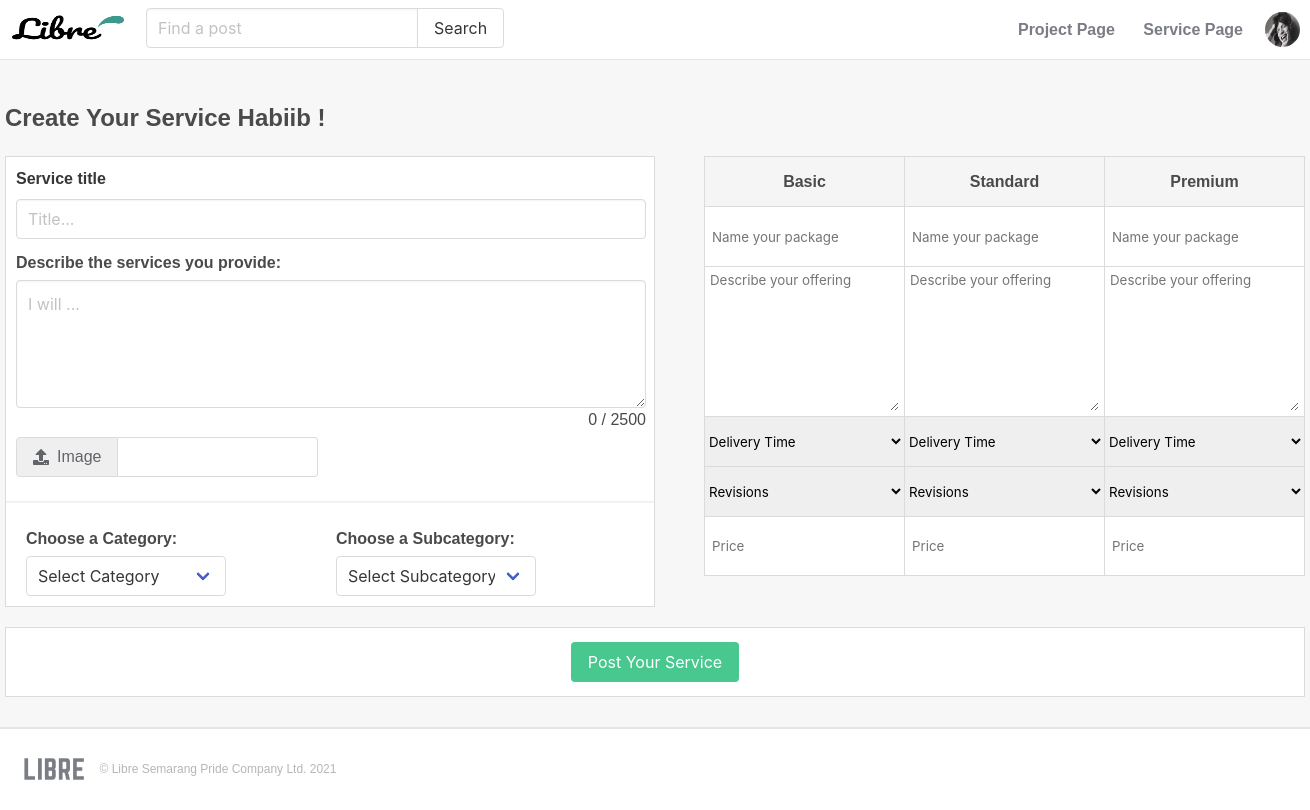
The app's page /service/create-service/ (signed in) with its own data.
### account/models.py (models this page shows, shortened)
class Account (AbstractBaseUser):
	email					= models.EmailField(verbose_name='email', unique= True)
	username				= models.CharField(max_length=30, unique=True)
	date_joined				= models.DateTimeField(verbose_name='date joined', auto_now_add=True)
	last_login				= models.DateTimeField(verbose_name='last login', auto_now=True)
	is_admin				= models.BooleanField(default=False)
	is_active				= models.BooleanField(default=True)
	is_staff				= models.BooleanField(default=False)
	is_superuser			= models.BooleanField(default=False)
	image					= models.ImageField(upload_to=upload_location, null=True, blank=True)
	first_name				= models.CharField(max_length=50, null=True, blank=True)
	last_name				= models.CharField(max_length=50, null=True, blank=True)
	origin					= models.CharField(max_length=50, null=True, blank=True)
	status					= models.CharField(max_length=50, null=True, blank=True)
	description				= models.TextField(max_length=2000, null=True, blank=True)
	slug 					= models.SlugField()
	USERNAME_FIELD = 'email'
	REQUIRED_FIELDS = ['username']
	objects = MyAccountManager()

### service/views.py (the view)
# urls.py: path('create-service/', create_service_view, name="create-service"),
@login_required
def create_service_view(request):
	context = {}
	user = request.user
	form = CreateServicePostForm(request.POST or None, request.FILES or None)
	basicform = BasicPacketForm(request.POST or None)
	standardform = StandardPacketForm(request.POST or None)
	premiumform = PremiumPacketForm(request.POST or None)
	if form.is_valid() and basicform.is_valid() and standardform.is_valid() and premiumform.is_valid() :
		obj = form.save(commit=False)
		author = Account.objects.filter(email=request.user.email).first()
		obj.author = author
		obj.save()
		form = CreateServicePostForm()
		service_packet = ServicePost.objects.filter(id=obj.id).first()
		print(service_packet)
		basic_form = basicform.save(commit=False)
		basic_form.packet_service = service_packet
		basic_form.save()
		basicform = BasicPacketForm()
		standard_form = standardform.save(commit=False)
		standard_form.packet_service = service_packet
		standard_form.save()
		standardform = StandardPacketForm()
		premium_form = premiumform.save(commit=False)
		premium_form.packet_service = service_packet
		premium_form.save()
		premiumform = PremiumPacketForm()
		return redirect('service:sellerpage')
	else:
		print('errors')
	category = Category.objects.all()
	account = Account.objects.filter(email=request.user.email).first()
	context['account'] = account
	context['category'] = category
	return render(request, 'service/create_service.html', context)

### service/templates/service/create_service.html (shortened to what this page needs)
{% load static %}
<!DOCTYPE html>
<html>
    <head>
        <link rel="stylesheet" href="https://cdn.jsdelivr.net/npm/bulma@0.9.2/css/bulma.min.css">
        <link rel="stylesheet" href="https://pro.fontawesome.com/releases/v5.10.0/css/all.css"/>
        <link rel="stylesheet" type="text/css" href="{% static 'css/main.css' %}">
    </head>
    <body style="background-color: #f7f7f7">
    {% if request.user.is_authenticated %}
        <nav class="navbar" role="navigation" aria-label="main navigation" id="buyernavbar">
          <div class="navbar-start" id="buyernavbarstart">
            <div class="navbar-brand mb-1">
              <a class="navbar-item" href="{% url 'buyerpage' %}">
                <img src="{% static 'images/librelogo.png' %}" width="112" height="28">
              </a>
            </div>
            <div class="field has-addons" id="searchbar">
              <p class="control">
                <input class="input" type="text" placeholder="Find a post">
              </p>
              <p class="control">
                <button class="button">
                  Search
                </button>
              </p>
            </div>
          </div>
          <div class="navbar-end" id="buyernavbarend">
            <div class="header-tab">
              <a href="{% url 'buyerpage' %}" class="navbar-item">
                Project Page
              </a>
              <a href="{% url 'service:sellerpage' %}" class="navbar-item">
                Service Page
              </a>
            </div>
            <div class="dropdown is-right" id="buyerpagedropdown">
              <div class="dropdown-trigger">
                <span>
                  <figure class="image" >
                    <img style="width: 35px; height: 35px; border-radius: 50%;" src="{{account.image.url}}">
                  </figure>
                </span>
              </div>
            </div>
            </div>
        </nav>
        <div class="createpost-container">
          <p style="font-size: 1.5em; font-weight: bold;">
            Create Your Service {{account.first_name}} !
          </p>
          <form class="create-form" method="post" id="postForm" data-subcategory-url="{% url 'blog:ajax_load_subcategory' %}" enctype="multipart/form-data">{% csrf_token %}
            <div class="postservice-content" style="background-color: white;">
              <div class="post-desc">
                <div class="field">
                  <label class="label">Service title</label>
                  <div class="control">
                    <input class="input" type="text" placeholder="Title..." name="title" id="id_title" required>
                  </div>
                </div>
                <p style="margin-bottom: 5px; font-weight: bold;">
                  Describe the services you provide:
                </p>
                <textarea class="textarea" placeholder="I will ..." maxlength="2500" name="description" id="id_body"></textarea>
                <div id="the-count">
                  <span id="current">0</span>
                  <span id="maximum">/ 2500</span>
                </div>
                <div class="file has-name" style="margin-top: 5px;">
                  <label class="file-label">
                    <span class="file-cta" style="background-color: #efeff0; color: #62646a;">
                      <span class="file-icon">
                        <i class="fas fa-upload"></i>
                      </span>
                      <span class="file-label">
                        Image
                      </span>
                    </span>
                    <span class="file-name" style="width: 200px;">
                    </span>
                  </label>
                </div>
              </div>
              <hr style="border-top:1px solid #efeff0;">
              <div class="post-category">
                <div class="categories">
                  <p style="margin-bottom: 5px; font-weight: bold;">Choose a Category:</p>
                  <div class="control">
                    <div class="select">
                      <select id="id_category" style="width: 200px;" name="category">
                        <option selected disabled>Select Category</option>
                      </select>
                    </div>
                  </div>
                </div>
                <div class="subcategories">
                  <p style="margin-bottom: 5px; font-weight: bold;">Choose a Subcategory:</p>
                  <div class="control">
                    <div class="select">
                      <select id="id_subcategory" style="width: 200px;" name="subcategory">
                        <option selected disabled>Select Subcategory</option>
                      </select>
                    </div>
                  </div>
                </div>
              </div>
            </div>
            <div class="service-packet">
              <div class="basic">
                <div class="packet-title" style="display: flex; justify-content: center; align-items: center; background-color: #f5f5f5;">
                  <p style="font-weight: bold;">Basic</p>
                </div>
                <div class="packet-name" id="packet-name">
                  <input class="inputt" type="text" placeholder="Name your package" style="border: none; display: block; width: 100%; height: 100%;" maxlength="50" name="basic_name">
                </div>
                <div class="packet-desc">
                  <textarea placeholder="Describe your offering" style="border: none; text-decoration: none; display: block; height: 100%; width: 100%;" maxlength="500" name="basic_desc"></textarea>
                </div>
                <div class="packet-deliverytime">
                  <div class="selectt">
                    <select style="border: none; height: 49px; width: 100%;" name="basic_delivery">
                      <option selected disabled>Delivery Time</option>
                    </select>
                  </div>
                </div>
                <div class="packet-revision">
                  <div class="selectt">
                    <select style="border: none; height: 49px; width: 100%;" name="basic_revision">
                      <option selected disabled>Revisions</option>
                    </select>
                  </div>
                </div>
                <div class="packet-price">
                  <input class="inputt" type="text" placeholder="Price" style="border: none; display: block; width: 100%; height: 100%;" name="basic_price">
                </div>
              </div>
              <div class="standard">
                <div class="packet-title" style="display: flex; justify-content: center; align-items: center; background-color: #f5f5f5;">
                  <p style="font-weight: bold;">Standard</p>
                </div>
                <div class="packet-name" id="packet-name">
                  <input class="inputt" type="text" placeholder="Name your package" style="border: none; display: block; width: 100%; height: 100%;" maxlength="50" name="standard_name">
                </div>
                <div class="packet-desc">
                  <textarea placeholder="Describe your offering" style="border: none; text-decoration: none; display: block; height: 100%; width: 100%;" maxlength="500" name="standard_desc"></textarea>
                </div>
                <div class="packet-deliverytime">
                  <div class="selectt">
                    <select style="border: none; height: 49px; width: 100%;" name="standard_delivery">
                      <option selected disabled>Delivery Time</option>
                    </select>
                  </div>
                </div>
                <div class="packet-revision">
                  <div class="selectt">
                    <select style="border: none; height: 49px; width: 100%;" name="standard_revision">
                      <option selected disabled>Revisions</option>
                    </select>
                  </div>
                </div>
                <div class="packet-price">
                  <input class="inputt" type="text" placeholder="Price" style="border: none; display: block; width: 100%; height: 100%;" name="standard_price">
                </div>
              </div>
              <div class="premium">
                <div class="packet-title" style="display: flex; justify-content: center; align-items: center; background-color: #f5f5f5;">
                  <p style="font-weight: bold;">Premium</p>
                </div>
                <div class="packet-name" id="packet-name">
                  <input class="inputt" type="text" placeholder="Name your package" style="border: none; display: block; width: 100%; height: 100%;" maxlength="50" name="premium_name">
                </div>
                <div class="packet-desc">
                  <textarea placeholder="Describe your offering" style="border: none; text-decoration: none; display: block; height: 100%; width: 100%;" maxlength="500" name="premium_desc"></textarea>
                </div>
                <div class="packet-deliverytime">
                  <div class="selectt">
                    <select style="border: none; height: 49px; width: 100%;" name="premium_delivery">
                      <option selected disabled>Delivery Time</option>
                    </select>
                  </div>
                </div>
                <div class="packet-revision">
                  <div class="selectt">
                    <select style="border: none; height: 49px; width: 100%;" name="premium_revision">
                      <option selected disabled>Revisions</option>
                    </select>
                  </div>
                </div>
                <div class="packet-price">
                  <input class="inputt" type="text" placeholder="Price" style="border: none; display: block; width: 100%; height: 100%;" name="premium_price">
                </div>
              </div>
            </div>
            <div class="submit-but">
              <button class="button is-success" type="submit">Post Your Service</button>
            </div>
          </form>
        </div>
        <div class="libre-footer" style="height: 80px; border-top: 2px solid #e4e5e7; margin-top: 30px; background-color: white; padding-left: 15px; padding-right: 15px;">
          <div class="content-left">
            <img style="width: 80px; height: 80px; display: inline-block; margin-bottom: -6px;" src="{% static 'images/libre.png' %}">
            <p style="font-size: 12px; color: #b5b6ba; display: inline-block; position: relative; bottom: 30px;">&copy; Libre Semarang Pride Company Ltd. 2021</p>
          </div>
        </div>
    {% endif %}
    </body>
</html>

### static/css/main.css (style rules this page uses)
html { height: 100%; margin: auto; }
* { font-family: 'Titillium Web', sans-serif; }
figure { margin: auto; text-align: center; max-width: 1000px; position:relative; }
.header-tab a { color: #7a7d85; font-weight: bold; display: inline-block; margin-top: 10px; transition: 0.2s; }
#buyernavbar { position: fixed; border-bottom: 1.5px solid #e4e5e7; top: 0; left: 0; right: 0; height: 60px; }
#searchbar { margin-top: 8px; margin-bottom: 0; margin-left: 10px; }
#buyerpagedropdown { margin-right: 10px; margin-left: 10px; padding-top: 12px; }
.createpost-container { width: 1300px; margin: auto; padding-top: 40px; margin-top: 60px; }
.post-desc { margin-top: 10px; margin-bottom: 10px; margin-left: 10px; width: 630px; }
#the-count { float: right; }
.post-category { margin-top: 10px; margin-bottom: 10px; margin-left: 10px; width: 630px; }
.categories { margin-left: 10px; width: 300px; float: left; }
.subcategories { margin-right: 10px; width: 300px; float: right; }
.service-packet { width: 601px; float: right; margin-top: 20px; display: flex; border-right: 1px solid #dadbdd; }
.packet-title { width: 200px; height: 50px; border:1px solid #dadbdd; border-bottom: none; border-right: none; }
.packet-name { padding: 5px; background-color: white; width: 200px; height: 60px; border:1px solid #dadbdd; border-bottom: none; border-right: none; }
.packet-desc { padding: 5px; background-color: white; width: 200px; height: 150px; border:1px solid #dadbdd; border-bottom: none; border-right: none; }
.packet-deliverytime { width: 200px; height: 50px; border:1px solid #dadbdd; border-bottom: none; border-right: none; }
.packet-revision { width: 200px; height: 50px; border:1px solid #dadbdd; border-bottom: none; border-right: none; }
.packet-price { padding: 5px; background-color: white; width: 200px; height: 60px; border:1px solid #dadbdd; border-right: none; }
.submit-but { width: 100%; height: 70px; background-color: white; margin-top: 20px; border:1px solid #dadbdd; display: flex; justify-content: center; align-items: center; }
.postservice-content { width: 650px; margin-top: 20px; border:1px solid #dadbdd; float: left; }

### records on screen
Account: image (picture), first_name "Habiib"
